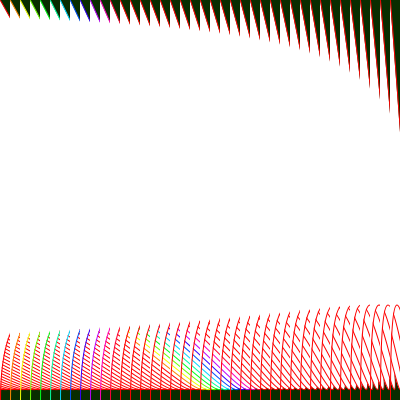
Frame 1 (no input)
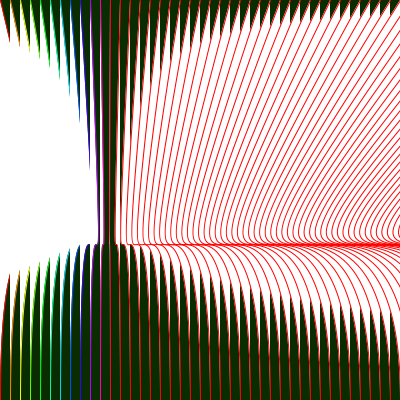
Frame 60 (the mouse pressed at the canvas centre just before this capture)
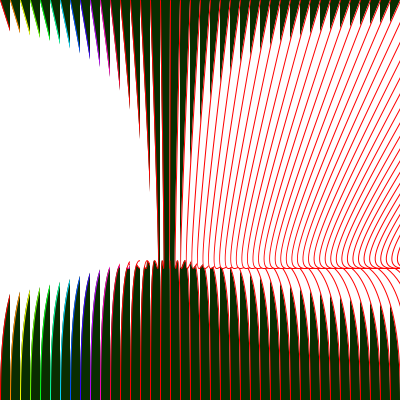
Frame 120 (the mouse held since frame 60 and released just before this capture)

The Processing sketch that drew these frames (run headless with seeded random() and noise(); from frame 60 on, the mouse is pressed at the canvas centre):

// Processing sketch: processing_10098
// ── processing_10098.pde

int x = 400;

void setup() {
size(400,400);
background(229,245,12);
colorMode(HSB,114,94,85);

smooth();
//noLoop();
}

void draw(){
  if (x > 400) {
    x = -00;
  } else {
  x++;
  }
  
  background(34,255,15);
  for (int v=-500; v <800; v+=10){
  stroke(v,100,700);
  strokeWeight(1);
 bezier(v, 0,x+50,x+400,v,60, v, 400); 

}
}
